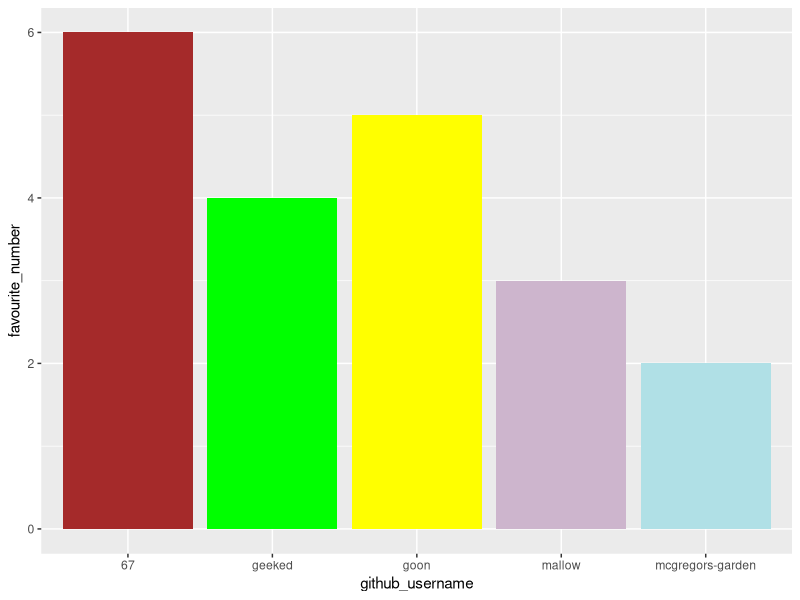

This chart was generated by the following R code:
## ---- chunk 1
library(tidyverse) 
## ---- chunk 2
team_data <- tibble(
  name = c("Luke", "kai", "issac", 
           "jack danniels", "member 4"),
  github_username = c("mcgregors-garden", "mallow", "geeked", 
                      "goon", "67"), 
  colour = c("powderblue", "thistle3", "green", 
             "yellow", "brown"),
  hobby = c("Hopping", "football", "rugby", 
            "alchohol", "goonign"),
  favourite_number = c(2, 3, 4, 5, 6)
  )

team_data
## ---- chunk 3
p1 <- ggplot(data = team_data, 
             mapping = aes(x = github_username, 
                           y = favourite_number,
                           fill = colour), 
             ) +
   geom_col() +
   scale_fill_identity()
p1
